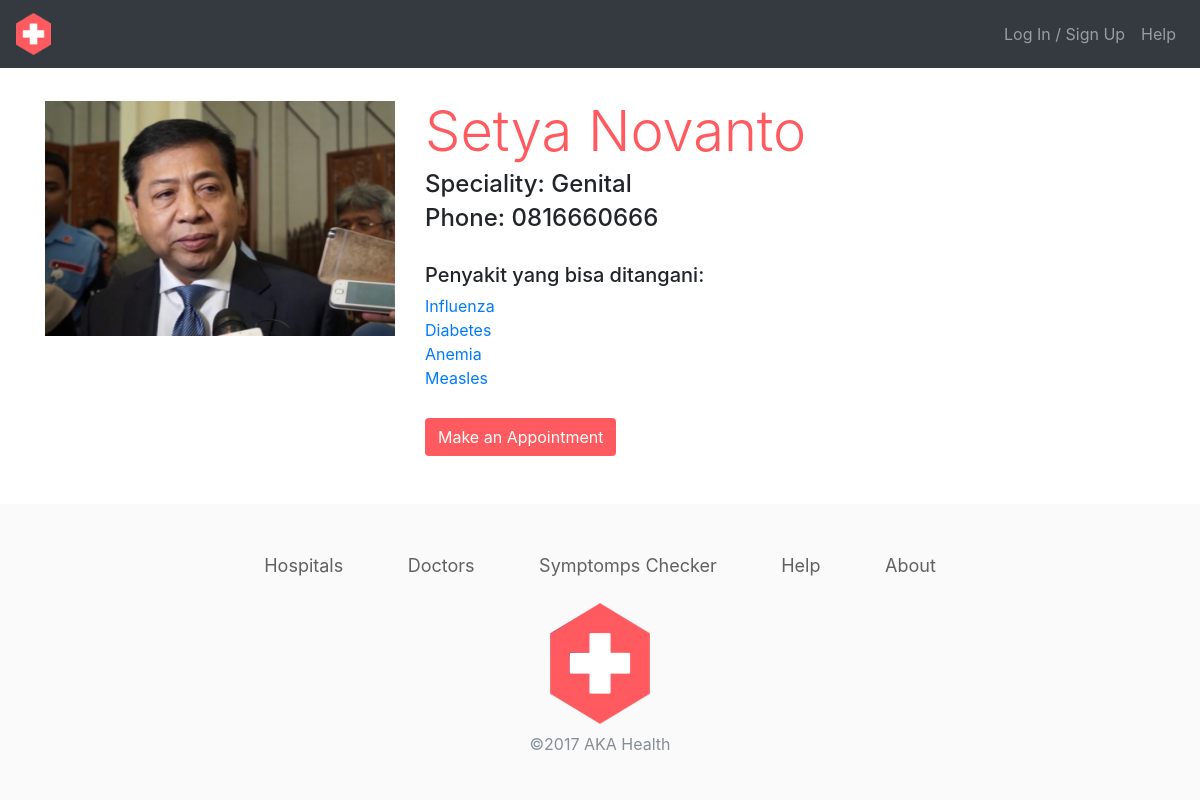
The app's page /doctor/detail_doctor.php?id=110 with its own data.
### tables this page shows
CREATE TABLE `dokter` (
  `id_dok` int(11) NOT NULL,
  `id_rs` int(5) NOT NULL,
  `nama_dok` varchar(50) NOT NULL,
  `keahlian` text NOT NULL,
  `no_telp` varchar(13) NOT NULL,
  `gambar` varchar(30) NOT NULL
);

CREATE TABLE `penyakit` (
  `id_penyakit` int(11) NOT NULL,
  `nama_penyakit` varchar(50) DEFAULT NULL,
  `desc_penyakit` text
);

### doctor/detail_doctor.php (the view, shortened to what this page needs)
<?php
include "../config.php";
$id = $_GET['id'];
$query = "select * from dokter where id_dok = $id";
$result = mysqli_query($db, $query);
$row = mysqli_fetch_array($result);
$query2 = "SELECT penyakit.* FROM penyakit
JOIN dokter_penyakit ON penyakit.`id_penyakit` = dokter_penyakit.`id_penyakit`
JOIN dokter ON dokter.`id_dok` = dokter_penyakit.`id_dok`
WHERE dokter.`id_dok` = $id";
$penyakit = mysqli_query($db, $query2);
?>
<!DOCTYPE html>
<html>
<head>
    <link rel="stylesheet" href="../assets/css/bootstrap.min.css">
    <link rel="stylesheet" href="../assets/css/style.css">
</head>
<body>
<nav class="navbar navbar-expand-lg navbar-dark bg-dark">
    <a class="navbar-brand" href="../index.php">
        <img src="../assets/img/logohospital.png" alt="logo aka hospital"
             width="35">
    </a>
    <div class="collapse navbar-collapse" id="navbarSupportedContent">
        <ul class="navbar-nav ml-auto">
            <?php if (array_key_exists('login_user', $_SESSION)) { ?>
                <li class="nav-item dropdown">
                    <a class="nav-link dropdown-toggle" href="#" id="navbarDropdown" role="button" data-toggle="dropdown"
                       aria-haspopup="true" aria-expanded="false">
                        <?php echo $_SESSION['login_user']['nama'] ?>
                    </a>
                    <div class="dropdown-menu dropdown-menu-right" aria-labelledby="navbarDropdown">
                        <a class="dropdown-item" href="#">Profile</a>
                        <div class="dropdown-divider"></div>
                        <a class="dropdown-item" href="../logout.php">Log Out</a>
                    </div>
                </li>
            <?php } else { ?>
                <li class="nav-item">
                    <a class="nav-link" href="../login.php">Log In / Sign Up</a>
                </li>
                <li class="nav-item">
                    <a class="nav-link" href="../about.php">Help</a>
                </li>
            <?php } ?>
        </ul>
    </div>
</nav>
<div class="app pt-3">
    <div class="container">
        <div class="row">
            <div class="col-12">
            </div>
        </div>
        <div class="row mt-3">
            <div class="col-4">
                <img src="../assets/img/<?php echo $row['gambar'] ?>" class="img-fluid">
            </div>
            <div class="col-8">
                <h1 class="title display-4"><?php echo $row['nama_dok'] ?></h1>
                <h4>Speciality: <?php echo $row['keahlian'] ?></h4>
                <h4>Phone: <?php echo $row['no_telp'] ?></h4>
                <br>
                <h5>Penyakit yang bisa ditangani: </h5>
                <?php while ($baris = mysqli_fetch_assoc($penyakit)) { ?>
                    <a href="../symptoms/detail_disease.php?disease=<?php echo $baris['nama_penyakit'] ?>"><?php echo $baris['nama_penyakit'] ?></a>
                    <br>
                <?php } ?>
                <br>
                <a href="../appointment/make.php?id=<?php echo $baris['id_dok'] ?>" class="btn btn-aka mt-1 btn-fluid">Make an Appointment</a>
            </div>
        </div>
    </div>
</div>
<div class="footer">
    <div class="container">
        <div class="row">
            <div class="col">
                <div class="text-center">
                    <a href="#" class="aka">Hospitals</a>
                    <a href="#" class="aka">Doctors</a>
                    <a href="#" class="aka">Symptomps Checker</a>
                    <a href="#" class="aka">Help</a>
                    <a href="#" class="aka">About</a>
                </div>
            </div>
        </div>
        <div class="row">
            <div class="col">
                <img src="../assets/img/logohospital.png" alt="logo aka hospital"
                     width="100" class="mt-4">
                <p class="text-secondary text-center mt-2">&copy;2017 AKA Health</p>
            </div>
        </div>
    </div>
</div>
</body>
</html>

### assets/css/style.css (style rules this page uses)
body { background-color: #ffffff; }
.title { color: #FF5A5F; }
.btn.btn-aka { background-color: #FF5A5F; color: #ffffff; }
.footer { background: #FAFAFA; margin-top: 3em; padding: 3em 0 2em 0; }
.footer a { margin: 30px; color: #616161; font-size: 18px; }
.footer img { display: block; margin: 0 auto; }

### records on screen
dokter: gambar (picture), nama_dok "Setya Novanto", keahlian "Genital", no_telp "0816660666"
penyakit: nama_penyakit "Influenza"
penyakit: nama_penyakit "Diabetes"
penyakit: nama_penyakit "Anemia"
penyakit: nama_penyakit "Measles"
